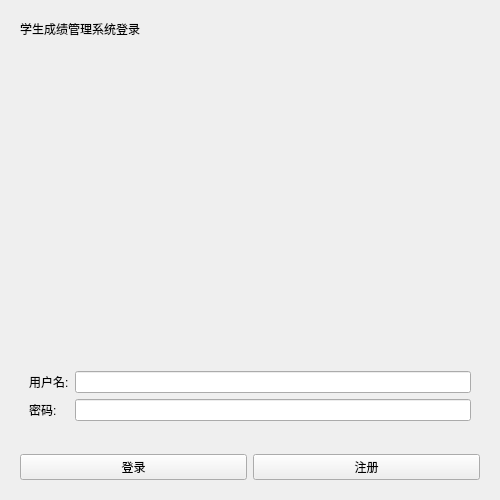
<?xml version="1.0" encoding="UTF-8"?>
<ui version="4.0">
 <class>WelcomeWindow</class>
 <widget class="QWidget" name="WelcomeWindow">
  <property name="geometry">
   <rect>
    <x>0</x>
    <y>0</y>
    <width>500</width>
    <height>500</height>
   </rect>
  </property>
  <property name="windowTitle">
   <string>Form</string>
  </property>
  <layout class="QVBoxLayout" name="verticalLayout_2">
   <item>
    <widget class="QWidget" name="widget_background" native="true">
     <layout class="QVBoxLayout" name="verticalLayout">
      <item>
       <widget class="QLabel" name="label">
        <property name="styleSheet">
         <string notr="true">font: 15pt &quot;黑体&quot;;</string>
        </property>
        <property name="text">
         <string>学生成绩管理系统登录</string>
        </property>
       </widget>
      </item>
      <item>
       <widget class="QWidget" name="widget" native="true">
        <layout class="QGridLayout" name="gridLayout">
         <item row="2" column="1">
          <widget class="QLineEdit" name="lineEdit_password"/>
         </item>
         <item row="1" column="0">
          <widget class="QLabel" name="label_3">
           <property name="styleSheet">
            <string notr="true">font: 12pt &quot;黑体&quot;;</string>
           </property>
           <property name="text">
            <string>用户名:</string>
           </property>
          </widget>
         </item>
         <item row="1" column="1">
          <widget class="QLineEdit" name="lineEdit_username"/>
         </item>
         <item row="2" column="0">
          <widget class="QLabel" name="label_4">
           <property name="styleSheet">
            <string notr="true">font: 12pt &quot;黑体&quot;;</string>
           </property>
           <property name="text">
            <string>密码:</string>
           </property>
          </widget>
         </item>
         <item row="0" column="1">
          <spacer name="verticalSpacer">
           <property name="orientation">
            <enum>Qt::Vertical</enum>
           </property>
           <property name="sizeHint" stdset="0">
            <size>
             <width>20</width>
             <height>40</height>
            </size>
           </property>
          </spacer>
         </item>
        </layout>
       </widget>
      </item>
     </layout>
    </widget>
   </item>
   <item>
    <widget class="QWidget" name="widget_2" native="true">
     <layout class="QHBoxLayout" name="horizontalLayout">
      <item>
       <widget class="QPushButton" name="pushButton_login">
        <property name="text">
         <string>登录</string>
        </property>
       </widget>
      </item>
      <item>
       <widget class="QPushButton" name="pushButton_rigister">
        <property name="text">
         <string>注册</string>
        </property>
       </widget>
      </item>
     </layout>
    </widget>
   </item>
  </layout>
 </widget>
 <resources/>
 <connections/>
</ui>
